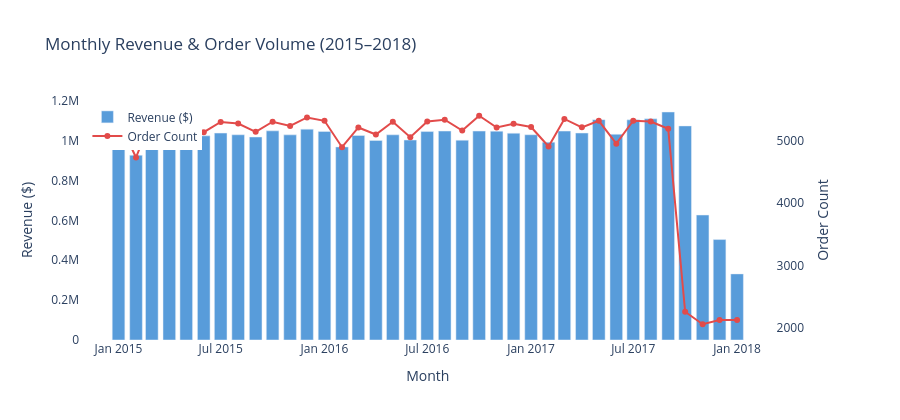

Write notebook code for a chart like this one.
### Markdown cell above
---
## Chart 1 — Monthly Revenue Trend

### Code cell
monthly_rev = df.groupby('Order_YearMonth').agg(
    Revenue = ('Revenue', 'sum'),
    Orders  = ('Revenue', 'count')
).reset_index()

fig = make_subplots(specs=[[{'secondary_y': True}]])

fig.add_trace(
    go.Bar(x=monthly_rev['Order_YearMonth'], y=monthly_rev['Revenue'],
           name='Revenue ($)', marker_color='#3B8BD4', opacity=0.85),
    secondary_y=False
)
fig.add_trace(
    go.Scatter(x=monthly_rev['Order_YearMonth'], y=monthly_rev['Orders'],
               name='Order Count', line=dict(color='#E24B4A', width=2), mode='lines+markers'),
    secondary_y=True
)

fig.update_layout(
    title='Monthly Revenue & Order Volume (2015–2018)',
    xaxis_title='Month',
    legend=dict(x=0.01, y=0.99),
    plot_bgcolor='white',
    height=420
)
fig.update_yaxes(title_text='Revenue ($)', secondary_y=False)
fig.update_yaxes(title_text='Order Count', secondary_y=True)
fig.write_html('../outputs/chart1_monthly_revenue.html')
fig.show()
print('Chart 1 saved ✓')

### Figure 1 — Plotly figure (JSON) as saved in the notebook; plotly's stock layout.template omitted (floating-point values rounded to 4 significant figures)
{"data": [{"marker": {"color": "#3B8BD4"}, "name": "Revenue ($)", "opacity": 0.85, "type": "bar", "x": ["2015-01", "2015-02", "2015-03", "2015-04", "2015-05", "2015-06", "2015-07", "2015-08", "2015-09", "2015-10", "2015-11", "2015-12", "2016-01", "2016-02", "2016-03", "2016-04", "2016-05", "2016-06", "2016-07", "2016-08", "2016-09", "2016-10", "2016-11", "2016-12", "2017-01", "2017-02", "2017-03", "2017-04", "2017-05", "2017-06", "2017-07", "2017-08", "2017-09", "2017-10", "2017-11", "2017-12", "2018-01"], "xaxis": "x", "y": [1052000.0, 927000.0, 1051000.0, 1014000.0, 1050000.0, 1024000.0, 1038000.0, 1029000.0, 1018000.0, 1049000.0, 1029000.0, 1058000.0, 1046000.0, 968500.0, 1026000.0, 1001000.0, 1029000.0, 1003000.0, 1046000.0, 1048000.0, 1002000.0, 1048000.0, 1048000.0, 1037000.0, 1030000.0, 992500.0, 1048000.0, 1038000.0, 1105000.0, 1032000.0, 1104000.0, 1109000.0, 1144000.0, 1074000.0, 626900.0, 503900.0, 331700.0], "yaxis": "y"}, {"line": {"color": "#E24B4A", "width": 2}, "mode": "lines+markers", "name": "Order Count", "type": "scatter", "x": ["2015-01", "2015-02", "2015-03", "2015-04", "2015-05", "2015-06", "2015-07", "2015-08", "2015-09", "2015-10", "2015-11", "2015-12", "2016-01", "2016-02", "2016-03", "2016-04", "2016-05", "2016-06", "2016-07", "2016-08", "2016-09", "2016-10", "2016-11", "2016-12", "2017-01", "2017-02", "2017-03", "2017-04", "2017-05", "2017-06", "2017-07", "2017-08", "2017-09", "2017-10", "2017-11", "2017-12", "2018-01"], "xaxis": "x", "y": [5322, 4729, 5362, 5126, 5357, 5134, 5299, 5273, 5140, 5302, 5235, 5371, 5317, 4894, 5210, 5097, 5302, 5054, 5305, 5334, 5160, 5398, 5210, 5269, 5217, 4906, 5347, 5212, 5317, 4951, 5318, 5305, 5189, 2255, 2055, 2124, 2123], "yaxis": "y2"}], "layout": {"height": 420, "legend": {"x": 0.01, "y": 0.99}, "plot_bgcolor": "white", "title": {"text": "Monthly Revenue & Order Volume (2015–2018)"}, "xaxis": {"anchor": "y", "domain": [0, 0.94], "title": {"text": "Month"}}, "yaxis": {"anchor": "x", "domain": [0, 1], "title": {"text": "Revenue ($)"}}, "yaxis2": {"anchor": "x", "overlaying": "y", "side": "right", "title": {"text": "Order Count"}}}}
